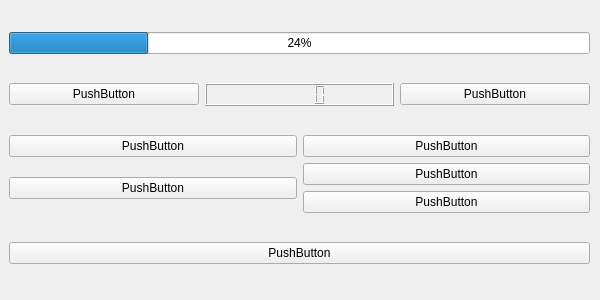
<?xml version="1.0" encoding="UTF-8"?>
<ui version="4.0">
 <class>Form</class>
 <widget class="QWidget" name="Form">
  <property name="geometry">
   <rect>
    <x>0</x>
    <y>0</y>
    <width>600</width>
    <height>300</height>
   </rect>
  </property>
  <property name="minimumSize">
   <size>
    <width>600</width>
    <height>300</height>
   </size>
  </property>
  <property name="maximumSize">
   <size>
    <width>600</width>
    <height>300</height>
   </size>
  </property>
  <property name="windowTitle">
   <string>Form</string>
  </property>
  <widget class="QWidget" name="verticalLayoutWidget">
   <property name="geometry">
    <rect>
     <x>9</x>
     <y>9</y>
     <width>581</width>
     <height>281</height>
    </rect>
   </property>
   <layout class="QVBoxLayout" name="verticalLayout">
    <item>
     <widget class="QProgressBar" name="progressBar">
      <property name="value">
       <number>24</number>
      </property>
     </widget>
    </item>
    <item>
     <layout class="QHBoxLayout" name="horizontalLayout">
      <item>
       <widget class="QPushButton" name="pushButton">
        <property name="text">
         <string>PushButton</string>
        </property>
       </widget>
      </item>
      <item>
       <widget class="QLCDNumber" name="lcdNumber"/>
      </item>
      <item>
       <widget class="QPushButton" name="pushButton_2">
        <property name="text">
         <string>PushButton</string>
        </property>
       </widget>
      </item>
     </layout>
    </item>
    <item>
     <layout class="QGridLayout" name="gridLayout">
      <item row="1" column="0">
       <widget class="QPushButton" name="pushButton_5">
        <property name="text">
         <string>PushButton</string>
        </property>
       </widget>
      </item>
      <item row="0" column="1">
       <widget class="QPushButton" name="pushButton_4">
        <property name="text">
         <string>PushButton</string>
        </property>
       </widget>
      </item>
      <item row="0" column="0">
       <widget class="QPushButton" name="pushButton_3">
        <property name="text">
         <string>PushButton</string>
        </property>
       </widget>
      </item>
      <item row="1" column="1">
       <layout class="QVBoxLayout" name="verticalLayout_2">
        <item>
         <widget class="QPushButton" name="pushButton_6">
          <property name="text">
           <string>PushButton</string>
          </property>
         </widget>
        </item>
        <item>
         <widget class="QPushButton" name="pushButton_7">
          <property name="text">
           <string>PushButton</string>
          </property>
         </widget>
        </item>
       </layout>
      </item>
     </layout>
    </item>
    <item>
     <widget class="QPushButton" name="pushButton_9">
      <property name="text">
       <string>PushButton</string>
      </property>
     </widget>
    </item>
   </layout>
  </widget>
 </widget>
 <resources/>
 <connections/>
</ui>
